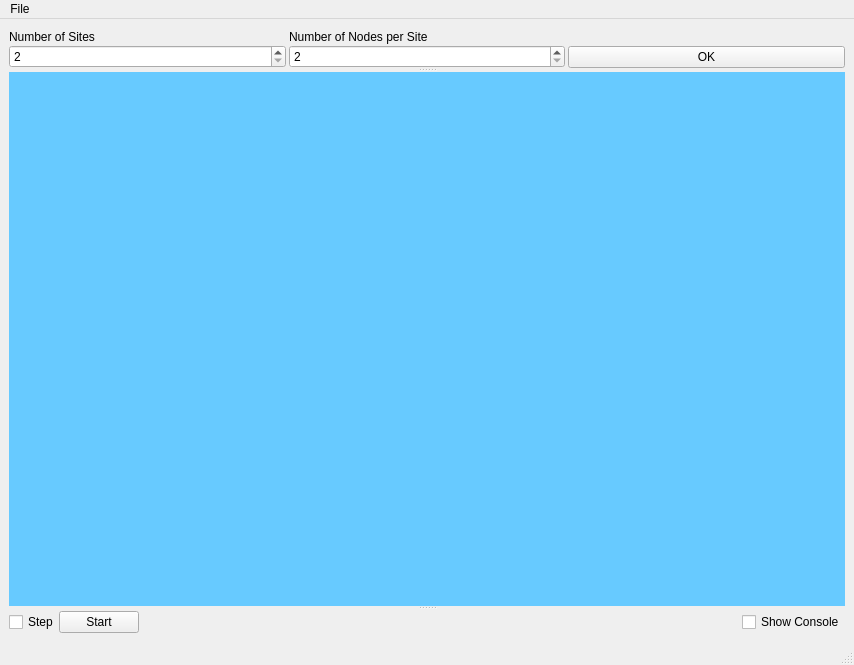
<?xml version="1.0" encoding="UTF-8"?>
<ui version="4.0">
 <class>DeadlockDetectionSimulator</class>
 <widget class="QMainWindow" name="DeadlockDetectionSimulator">
  <property name="geometry">
   <rect>
    <x>0</x>
    <y>0</y>
    <width>854</width>
    <height>665</height>
   </rect>
  </property>
  <property name="windowTitle">
   <string>Deadlock Detection Simulator</string>
  </property>
  <widget class="QWidget" name="centralwidget">
   <layout class="QVBoxLayout" name="verticalLayout_4">
    <item>
     <widget class="QSplitter" name="splitter">
      <property name="orientation">
       <enum>Qt::Vertical</enum>
      </property>
      <widget class="QWidget" name="numberinfo" native="true">
       <property name="enabled">
        <bool>true</bool>
       </property>
       <property name="minimumSize">
        <size>
         <width>0</width>
         <height>0</height>
        </size>
       </property>
       <layout class="QVBoxLayout" name="verticalLayout">
        <property name="spacing">
         <number>0</number>
        </property>
        <property name="leftMargin">
         <number>0</number>
        </property>
        <property name="topMargin">
         <number>0</number>
        </property>
        <property name="rightMargin">
         <number>0</number>
        </property>
        <property name="bottomMargin">
         <number>0</number>
        </property>
        <item>
         <layout class="QHBoxLayout" name="numlayout">
          <property name="spacing">
           <number>3</number>
          </property>
          <item>
           <widget class="QWidget" name="numpersite" native="true">
            <layout class="QVBoxLayout" name="verticalLayout_2">
             <property name="spacing">
              <number>0</number>
             </property>
             <property name="leftMargin">
              <number>0</number>
             </property>
             <property name="topMargin">
              <number>0</number>
             </property>
             <property name="rightMargin">
              <number>0</number>
             </property>
             <property name="bottomMargin">
              <number>0</number>
             </property>
             <item>
              <widget class="QLabel" name="label">
               <property name="text">
                <string>Number of Sites</string>
               </property>
               <property name="buddy">
                <cstring>siteSpinBox</cstring>
               </property>
              </widget>
             </item>
             <item>
              <widget class="QSpinBox" name="siteSpinBox">
               <property name="minimum">
                <number>2</number>
               </property>
               <property name="maximum">
                <number>4</number>
               </property>
               <property name="value">
                <number>2</number>
               </property>
              </widget>
             </item>
            </layout>
           </widget>
          </item>
          <item>
           <widget class="QWidget" name="numsite" native="true">
            <layout class="QVBoxLayout" name="verticalLayout_3">
             <property name="spacing">
              <number>0</number>
             </property>
             <property name="leftMargin">
              <number>0</number>
             </property>
             <property name="topMargin">
              <number>0</number>
             </property>
             <property name="rightMargin">
              <number>0</number>
             </property>
             <property name="bottomMargin">
              <number>0</number>
             </property>
             <item>
              <widget class="QLabel" name="label_2">
               <property name="text">
                <string>Number of Nodes per Site</string>
               </property>
               <property name="buddy">
                <cstring>nodeSpinBox</cstring>
               </property>
              </widget>
             </item>
             <item>
              <widget class="QSpinBox" name="nodeSpinBox">
               <property name="minimum">
                <number>2</number>
               </property>
               <property name="maximum">
                <number>6</number>
               </property>
              </widget>
             </item>
            </layout>
           </widget>
          </item>
          <item>
           <widget class="QWidget" name="okLayout" native="true">
            <layout class="QVBoxLayout" name="verticalLayout_5">
             <property name="spacing">
              <number>0</number>
             </property>
             <property name="leftMargin">
              <number>0</number>
             </property>
             <property name="topMargin">
              <number>0</number>
             </property>
             <property name="rightMargin">
              <number>0</number>
             </property>
             <property name="bottomMargin">
              <number>0</number>
             </property>
             <item>
              <widget class="QLabel" name="label_3">
               <property name="text">
                <string/>
               </property>
               <property name="buddy">
                <cstring>okButton</cstring>
               </property>
              </widget>
             </item>
             <item>
              <widget class="QPushButton" name="okButton">
               <property name="sizePolicy">
                <sizepolicy hsizetype="Fixed" vsizetype="Fixed">
                 <horstretch>0</horstretch>
                 <verstretch>0</verstretch>
                </sizepolicy>
               </property>
               <property name="maximumSize">
                <size>
                 <width>16777210</width>
                 <height>16777215</height>
                </size>
               </property>
               <property name="text">
                <string>OK</string>
               </property>
              </widget>
             </item>
            </layout>
           </widget>
          </item>
         </layout>
        </item>
       </layout>
      </widget>
      <widget class="QWidget" name="display" native="true">
       <property name="sizePolicy">
        <sizepolicy hsizetype="Minimum" vsizetype="Minimum">
         <horstretch>0</horstretch>
         <verstretch>0</verstretch>
        </sizepolicy>
       </property>
       <property name="minimumSize">
        <size>
         <width>500</width>
         <height>500</height>
        </size>
       </property>
       <property name="mouseTracking">
        <bool>true</bool>
       </property>
       <property name="autoFillBackground">
        <bool>false</bool>
       </property>
       <layout class="QHBoxLayout" name="horizontalLayout_2">
        <item>
         <widget class="QLabel" name="drawArea">
          <property name="sizePolicy">
           <sizepolicy hsizetype="Minimum" vsizetype="Minimum">
            <horstretch>0</horstretch>
            <verstretch>0</verstretch>
           </sizepolicy>
          </property>
          <property name="minimumSize">
           <size>
            <width>500</width>
            <height>500</height>
           </size>
          </property>
          <property name="autoFillBackground">
           <bool>false</bool>
          </property>
          <property name="styleSheet">
           <string notr="true">background-color:rgb(103, 202, 255)</string>
          </property>
          <property name="text">
           <string/>
          </property>
         </widget>
        </item>
       </layout>
      </widget>
      <widget class="QWidget" name="consolelayout" native="true">
       <property name="sizePolicy">
        <sizepolicy hsizetype="Minimum" vsizetype="Fixed">
         <horstretch>0</horstretch>
         <verstretch>0</verstretch>
        </sizepolicy>
       </property>
       <layout class="QHBoxLayout" name="horizontalLayout">
        <property name="spacing">
         <number>0</number>
        </property>
        <property name="leftMargin">
         <number>0</number>
        </property>
        <property name="topMargin">
         <number>0</number>
        </property>
        <property name="rightMargin">
         <number>0</number>
        </property>
        <property name="bottomMargin">
         <number>0</number>
        </property>
        <item>
         <widget class="QCheckBox" name="StepCheckBox">
          <property name="text">
           <string>Step</string>
          </property>
         </widget>
        </item>
        <item>
         <widget class="QPushButton" name="startPauseButton">
          <property name="text">
           <string>Start</string>
          </property>
          <property name="default">
           <bool>false</bool>
          </property>
         </widget>
        </item>
        <item>
         <spacer name="horizontalSpacer">
          <property name="orientation">
           <enum>Qt::Horizontal</enum>
          </property>
          <property name="sizeHint" stdset="0">
           <size>
            <width>603</width>
            <height>20</height>
           </size>
          </property>
         </spacer>
        </item>
        <item>
         <widget class="QCheckBox" name="consoleCheckBox">
          <property name="text">
           <string>Show Console</string>
          </property>
         </widget>
        </item>
       </layout>
      </widget>
     </widget>
    </item>
   </layout>
  </widget>
  <widget class="QMenuBar" name="menubar">
   <property name="geometry">
    <rect>
     <x>0</x>
     <y>0</y>
     <width>854</width>
     <height>28</height>
    </rect>
   </property>
   <widget class="QMenu" name="menuFile">
    <property name="title">
     <string>File</string>
    </property>
    <addaction name="actionInfo"/>
    <addaction name="actionReset"/>
    <addaction name="actionQuit"/>
   </widget>
   <addaction name="menuFile"/>
  </widget>
  <widget class="QStatusBar" name="statusBar"/>
  <action name="actionQuit">
   <property name="text">
    <string>Quit</string>
   </property>
  </action>
  <action name="actionReset">
   <property name="text">
    <string>Reset</string>
   </property>
  </action>
  <action name="actionInfo">
   <property name="text">
    <string>Info</string>
   </property>
  </action>
 </widget>
 <tabstops>
  <tabstop>siteSpinBox</tabstop>
  <tabstop>nodeSpinBox</tabstop>
  <tabstop>StepCheckBox</tabstop>
  <tabstop>consoleCheckBox</tabstop>
  <tabstop>okButton</tabstop>
  <tabstop>startPauseButton</tabstop>
 </tabstops>
 <resources/>
 <connections/>
</ui>
